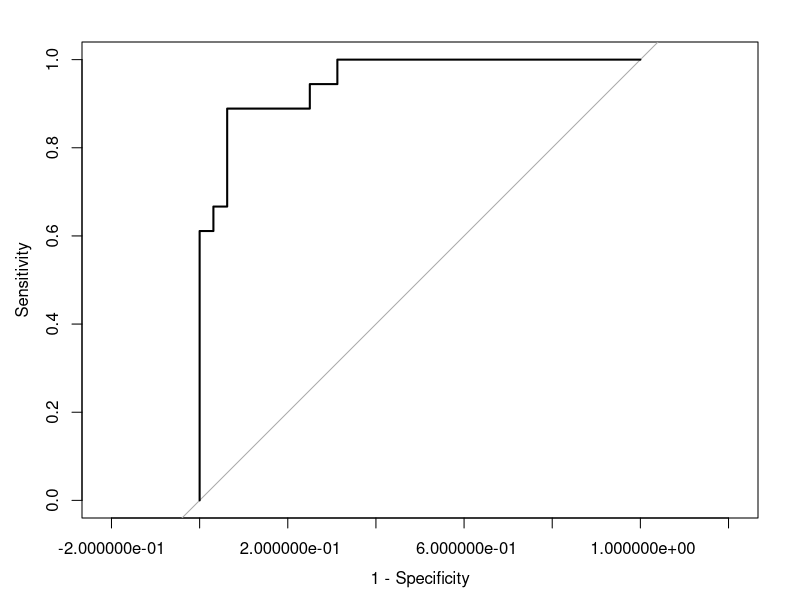
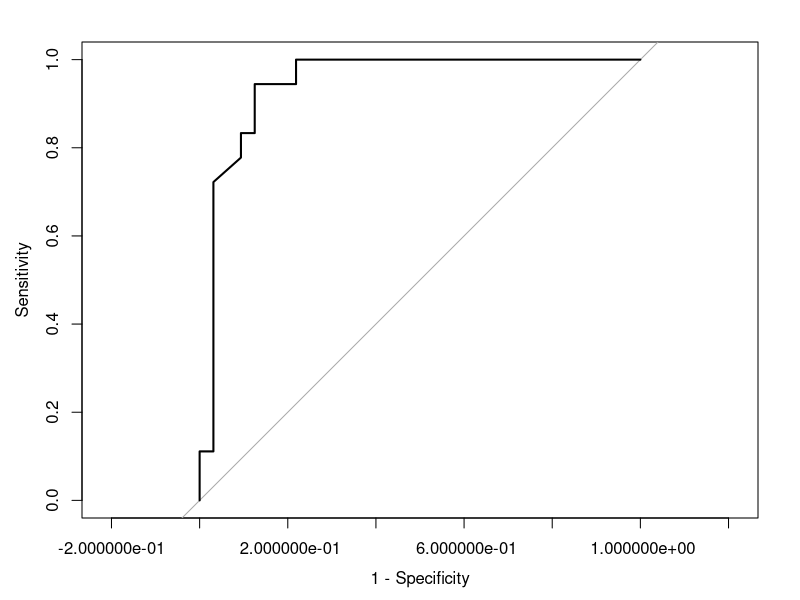
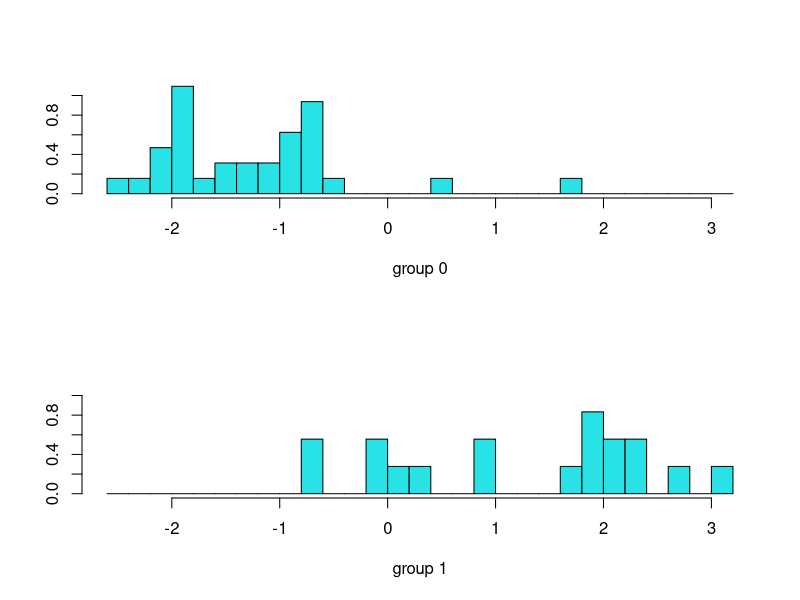
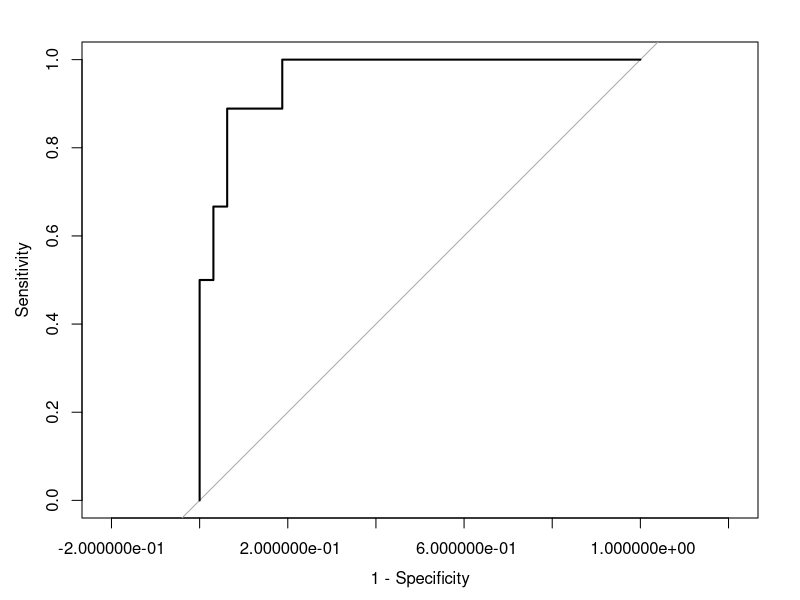
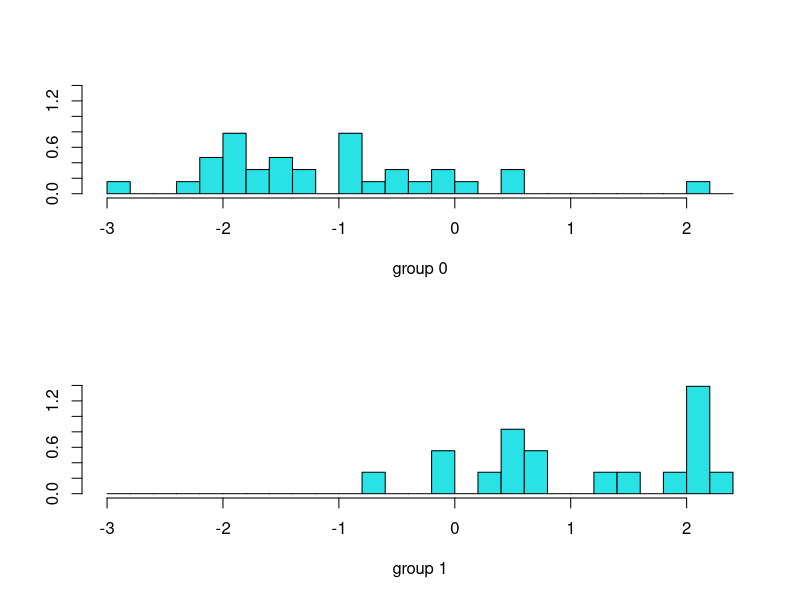
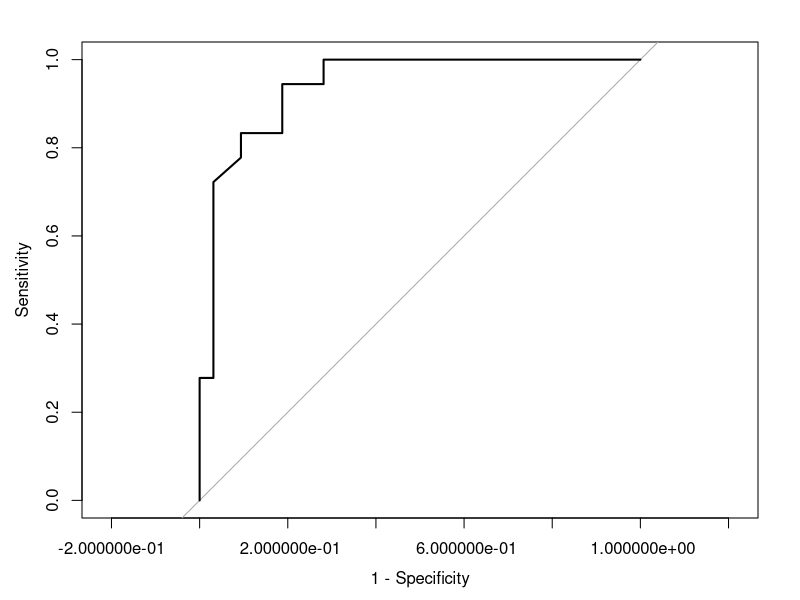
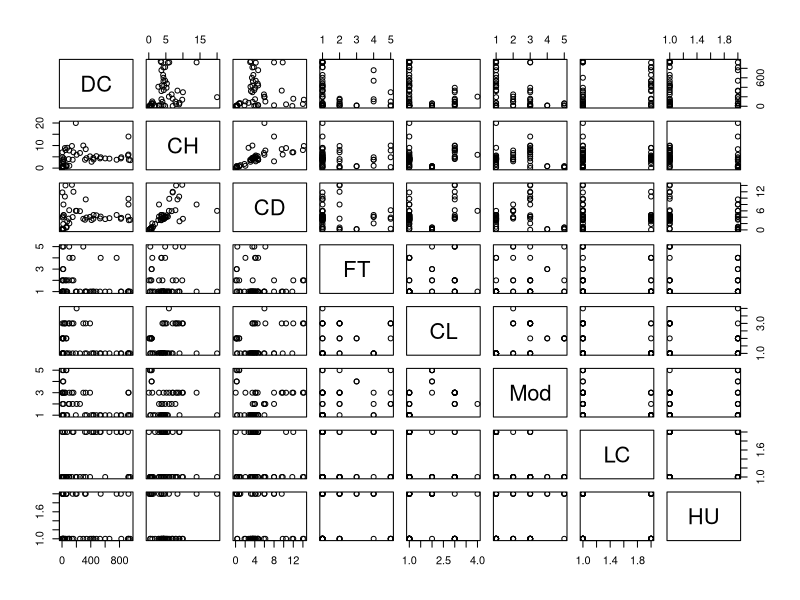
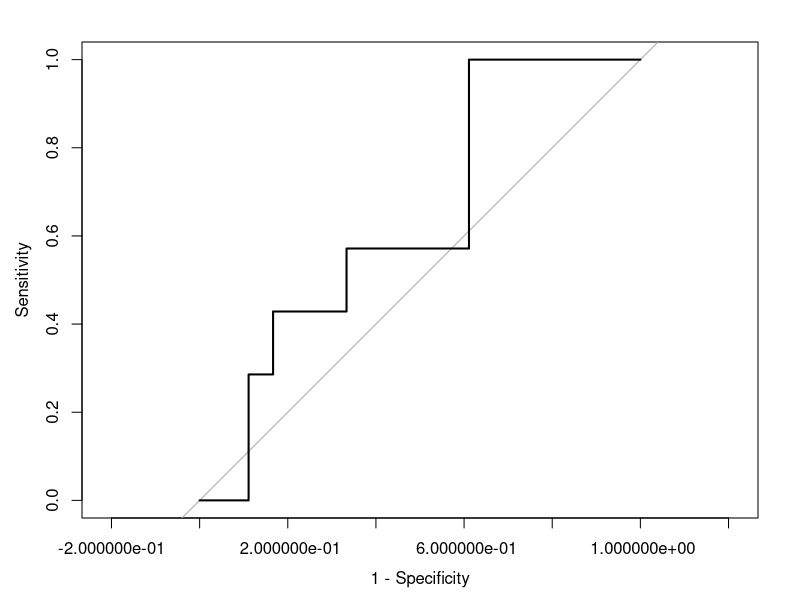

These figures' R source, in order:
## ---- chunk 1
#Import Data and do some change
knitr::opts_chunk$set(echo = TRUE)
library('readxl')
Data<-read_xlsx("Data.xlsx",1)
Data_Modify<-Data[,-c(2,6,8,10)]
colnames(Data_Modify)[2]<-"DC"
colnames(Data_Modify)[3]<-"CH"
colnames(Data_Modify)[4]<-"CD"
colnames(Data_Modify)[8]<-"LC"
colnames(Data_Modify)[9]<-"HU"
colnames(Data_Modify)[10]<-"MD"
colnames(Data_Modify)[5]<-"FT"
colnames(Data_Modify)[6]<-"CL"
colnames(Data_Modify)[7]<-"Mod"
Data_Modify$FT<-as.factor(Data_Modify$FT)
Data_Modify$CL<-as.factor(Data_Modify$CL)
Data_Modify$Mod<-as.factor(Data_Modify$Mod)
Data_Modify$LC<-as.factor(Data_Modify$LC)
Data_Modify$HU<-as.factor(Data_Modify$HU)
Data_Modify$MeltdownNC<-as.factor(Data_Modify$MeltdownNC)
Data_Modify
## ---- chunk 2
# ANOVA test using chi-sqi
glm.fits0<-glm(MeltdownNC~1,data=Data_Modify,family = binomial)
glm.fits1<-glm(MeltdownNC~Data_Modify$DC,data=Data_Modify,family = binomial)
anova(glm.fits0,glm.fits1,test="Chisq")
glm.fits2<-glm(MeltdownNC~Data_Modify$CH,data=Data_Modify,family = binomial)
anova(glm.fits0,glm.fits2,test="Chisq")
glm.fits3<-glm(MeltdownNC~Data_Modify$CD,data=Data_Modify,family = binomial)
anova(glm.fits0,glm.fits3,test="Chisq")
glm.fits4<-glm(MeltdownNC~Data_Modify$FT,data=Data_Modify,family = binomial)
anova(glm.fits0,glm.fits4,test="Chisq")
glm.fits5<-glm(MeltdownNC~Data_Modify$CL,data=Data_Modify,family = binomial)
anova(glm.fits0,glm.fits5,test="Chisq")
glm.fits6<-glm(MeltdownNC~Data_Modify$Mod,data=Data_Modify,family = binomial)
anova(glm.fits0,glm.fits6,test="Chisq")
glm.fits7<-glm(MeltdownNC~Data_Modify$LC,data=Data_Modify,family = binomial)
anova(glm.fits0,glm.fits7,test="Chisq")
glm.fits8<-glm(MeltdownNC~Data_Modify$HU,data=Data_Modify,family = binomial)
anova(glm.fits0,glm.fits8,test="Chisq")
## ---- chunk 3
#Logistic Regression with 95% significance
glm.fits<-glm(MeltdownNC~CH+CD+relevel(FT,ref=5)+relevel(CL,ref = 4)+LC+HU,data=Data_Modify,family = binomial)
summary(glm.fits)
coef(glm.fits)
summary(glm.fits)$coef
odds.ratio<-exp(coef(glm.fits))
odds.ratio
library('pscl')
pR2(glm.fits)
anova(glm.fits,update(glm.fits, ~1),test="Chisq")
## ---- chunk 4
# test on the origin data
glm.probs=predict(glm.fits,Data_Modify,type = "response")
glm.pred=rep("Meltdown",50)
glm.pred[glm.probs<0.5]="None"
table(glm.pred, Data_Modify$MD)
mean(glm.pred==Data_Modify$MD)
#plot the ROC curve
library('pROC')
roc(Data_Modify$MeltdownNC,glm.probs,auc = TRUE)
plot(roc(Data_Modify$MeltdownNC,glm.probs),legacy.axes = TRUE)
#LR1<-plot(roc(Data_Modify$MD,glm.probs),legacy.axes = TRUE)
## ---- chunk 5
#Logistic Regression with 98% significance
glm.fits1<-glm(MeltdownNC~CH++relevel(CL,ref=4)+LC+HU,data=Data_Modify,family = binomial)
summary(glm.fits1)
coef(glm.fits1)
summary(glm.fits1)$coef
odds.ratio<-exp(coef(glm.fits1))
odds.ratio
library('pscl')
pR2(glm.fits1)
anova(glm.fits1,update(glm.fits1, ~1),test="Chisq")
## ---- chunk 6
# test on the origin data
glm.probs1=predict(glm.fits1,type = "response")
glm.pred1=rep("Meltdown",50)
glm.pred1[glm.probs1<0.5]="None"
table(glm.pred1, Data_Modify$MD)
mean(glm.pred1==Data_Modify$MD)
# plot the ROC curve
roc(Data_Modify$MeltdownNC,glm.probs1,auc = TRUE)
plot(roc(Data_Modify$MeltdownNC,glm.probs1),legacy.axes = TRUE)
#LR2<-plot(roc(Data_Modify$MD,glm.probs1),legacy.axes = TRUE)
## ---- chunk 7
#LDA with 95% significance
library(MASS)
lda.fit=lda(MeltdownNC~CH+CD+relevel(FT,ref=5)+relevel(CL,ref = 4)+LC+HU,data=Data_Modify)
lda.fit
plot(lda.fit)
lda.pred=predict(lda.fit, Data_Modify)
#lda.pred$posterior
lda.class<-lda.pred$class
table(lda.class,Data_Modify$MeltdownNC)
mean(lda.class==Data_Modify$MeltdownNC)
# plot the ROC curve
library('pROC')
roc(Data_Modify$MD,lda.pred$posterior[,1],auc = TRUE)
plot(roc(Data_Modify$MeltdownNC,lda.pred$posterior[,1]),legacy.axes = TRUE)
#LDA1<-plot(roc(Data_Modify$MD,lda.pred$posterior[,1]),legacy.axes = TRUE)
## ---- chunk 8
#LDA with 98% significance
library(MASS)
lda.fit1=lda(MeltdownNC~CH+relevel(CL,ref = 4)+LC+HU,data=Data_Modify)
lda.fit1
plot(lda.fit1)
lda.pred1=predict(lda.fit1, Data_Modify)
lda.class1<-lda.pred1$class
table(lda.class1,Data_Modify$MeltdownNC)
mean(lda.class1==Data_Modify$MeltdownNC)
#plot the ROC curve
roc(Data_Modify$MeltdownNC,lda.pred1$posterior[,1],auc = TRUE)
plot(roc(Data_Modify$MeltdownNC,lda.pred1$posterior[,1]),legacy.axes = TRUE)
#LDA2<-plot(roc(Data_Modify$MD,lda.pred1$posterior[,1]),legacy.axes = TRUE)
## ---- chunk 9
pairs(Data_Modify[,-c(1,10,11)])
## ---- chunk 10
# Support Vector Machines-radial kernel, 50% data for training set, 50% for testing set
#95% confidence level
set.seed(1)
library('e1071')
Number<-1:50
train<-sample(Number,25)
training_data<-Data_Modify[train,]
testing_data<-Data_Modify[-train,]
tune.out<-tune(svm,MeltdownNC~CH+CD+relevel(FT,ref=5)+relevel(CL,ref = 4)+LC+HU,data=training_data,kernel="radial", ranges=list(cost=c(0.1,1,5,10,100,1000),gamma=c(0.5,1,2,3,4,5)),decision.values=T)
summary(tune.out)
table(true=testing_data$MeltdownNC,pred=predict(tune.out$best.model,newdata = testing_data))
pred=predict(tune.out$best.model,newdata = testing_data)
fitted<-attributes(predict(tune.out$best.model,training_data,decision.values = TRUE))$decision.values
roc(testing_data$MeltdownNC,fitted,auc = TRUE)
plot(roc(testing_data$MeltdownNC,fitted),legacy.axes = TRUE)
# plot the ROC curve
#library('ROCR')
#rocplot=function(pred,truth,...){
  #predob=prediction(pred,truth)
  #perf=performance(predob, "tpr","fpr")
  #plot(perf,...)
#}
#fitted<-attributes(predict(tune.out$best.model,training_data,decision.values = TRUE))$decision.values
#rocplot(fitted,training_data$MeltdownNC,main="Training Data")
# fitted<-attributes(predict(tune.out$best.model,testing_data,decision.values = TRUE))$decision.values
# rocplot(fitted,testing_data$MeltdownNC,main="Testing Data")
#SVM1<-rocplot(fitted,testing_data$MeltdownNC,main="Testing Data")
## ---- chunk 11
# Support Vector Machines-radial kernel, 50% data for training set, 50% for testing set
#98% confidence level
set.seed(1)
library('e1071')
Number<-1:50
train<-sample(Number,25)
training_data<-Data_Modify[train,]
testing_data<-Data_Modify[-train,]
tune.out1<-tune(svm,MeltdownNC~CH+relevel(CL,ref = 4)+LC+HU,data=training_data,kernel="radial", ranges=list(cost=c(0.1,1,5,10,100,1000),gamma=c(0.5,1,2,3,4,5),decision.values=T))
summary(tune.out1)
table(true=testing_data$MeltdownNC,pred=predict(tune.out1$best.model,newdata = testing_data))
fitted1<-attributes(predict(tune.out1$best.model,training_data,decision.values = TRUE))$decision.values
roc(testing_data$MeltdownNC,fitted1,auc = TRUE)
plot(roc(testing_data$MeltdownNC,fitted1),legacy.axes = TRUE)
# plot the ROC curve
# library('ROCR')
# rocplot=function(pred,truth,...){
#   predob=prediction(pred,truth)
#   perf=performance(predob, "tpr","fpr")
#   plot(perf,...)
# }
# #fitted1<-attributes(predict(tune.out1$best.model,training_data,decision.values = TRUE))$decision.values
# #rocplot(fitted1,training_data$MeltdownNC,main="Training Data")
# fitted11<-attributes(predict(tune.out1$best.model,testing_data,decision.values = TRUE))$decision.values
# rocplot(fitted11,testing_data$MeltdownNC,main="Testing Data")
# #SVM2<-rocplot(fitted11,testing_data$MeltdownNC,main="Testing Data")
## ---- chunk 12
# Comparison of ROC plots for liberal models
####in roc() the first arguement is the real outcome, the second arguement is the predicted value or outcome
LR_ROC<-roc(Data_Modify$MeltdownNC,glm.probs)
SVM_ROC<-roc(testing_data$MeltdownNC,fitted)
LDA_ROC<-roc(Data_Modify$MeltdownNC,lda.pred$posterior[,1])
plot(LR_ROC,legacy.axes=TRUE)
plot(SVM_ROC,add = TRUE, col="red")
plot(LDA_ROC,add=TRUE,col="blue")
legend("topright",legend = c("Logistic Regression","SVM","LDA"),col = c("black","red","blue"),pch=19)
## ---- chunk 13
# Comparison of ROC plots for conservative model
####in roc() the first arguement is the real outcome, the second arguement is the predicted value or outcome
LR_ROC<-roc(Data_Modify$MeltdownNC,glm.probs1)
SVM_ROC<-roc(testing_data$MeltdownNC,fitted1)
LDA_ROC<-roc(Data_Modify$MeltdownNC,lda.pred1$posterior[,1])
plot(LR_ROC,legacy.axes=TRUE)
plot(SVM_ROC,add = TRUE, col="red")
plot(LDA_ROC,add=TRUE,col="blue")
legend("topright",legend = c("Logistic Regression","SVM","LDA"),col = c("black","red","blue"),pch=19)
